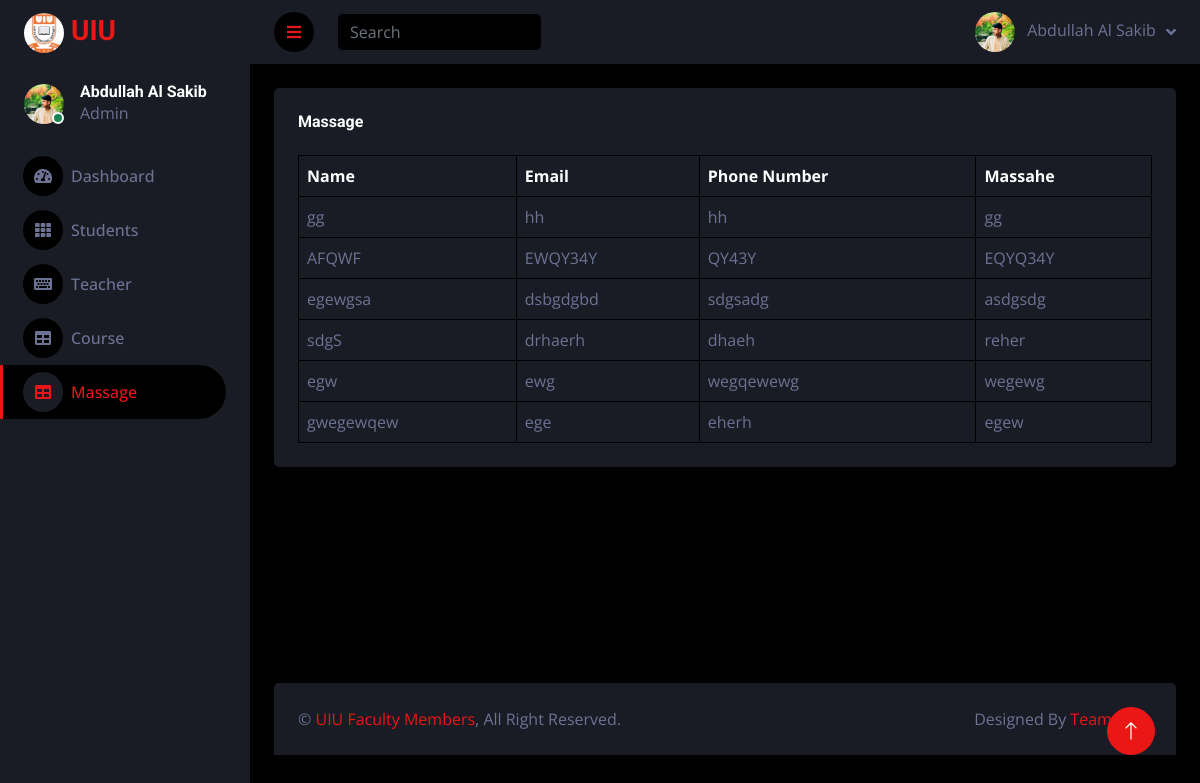
/adminpanal/massage.php (signed in), run on the app's committed database.
### tables this page shows
CREATE TABLE `contact` (
  `Id` int(11) NOT NULL AUTO_INCREMENT,
  `Name` varchar(100) NOT NULL,
  `Email` varchar(100) NOT NULL,
  `Phone_number` varchar(20) NOT NULL,
  `Comment` varchar(500) NOT NULL,
  PRIMARY KEY (`Id`)
);

### adminpanal/massage.php (the view, shortened to what this page needs)
<?php
include("db.php");
?>
<!DOCTYPE html>
<html lang="en">
<head>
    <link href="https://cdnjs.cloudflare.com/ajax/libs/font-awesome/5.10.0/css/all.min.css" rel="stylesheet">
    <link href="https://cdn.jsdelivr.net/npm/bootstrap-icons@1.4.1/font/bootstrap-icons.css" rel="stylesheet">
    <link href="lib/owlcarousel/assets/owl.carousel.min.css" rel="stylesheet">
    <link href="lib/tempusdominus/css/tempusdominus-bootstrap-4.min.css" rel="stylesheet" />
    <link href="css/bootstrap.min.css" rel="stylesheet">
    <link href="css/style.css" rel="stylesheet">
</head>
<body>
    <div class="container-fluid position-relative d-flex p-0">
        <div class="sidebar pe-4 pb-3">
            <nav class="navbar bg-secondary navbar-dark">
                <a href="index.php" class="navbar-brand mx-4 mb-3">
                    <h3 class="text-primary"><img class="rounded-circle" src="img/Logo_uiu.jpg" alt="" style="width: 40px; height: 40px;"></i> UIU</h3>
                </a>
                <div class="d-flex align-items-center ms-4 mb-4">
                    <div class="position-relative">
                        <img class="rounded-circle" src="img/sakib.jpg" alt="" style="width: 40px; height: 40px;">
                        <div class="bg-success rounded-circle border border-2 border-white position-absolute end-0 bottom-0 p-1"></div>
                    </div>
                    <div class="ms-3">
                        <h6 class="mb-0">Abdullah Al Sakib</h6>
                        <span>Admin</span>
                    </div>
                </div>
                <div class="navbar-nav w-100">
                    <a href="index.php" class="nav-item nav-link "><i class="fa fa-tachometer-alt me-2"></i>Dashboard</a>
                    <a href="student.php" class="nav-item nav-link"><i class="fa fa-th me-2"></i>Students</a>
                    <a href="teacher.php" class="nav-item nav-link"><i class="fa fa-keyboard me-2"></i>Teacher</a>
                    <a href="Course.php" class="nav-item nav-link"><i class="fa fa-table me-2"></i>Course</a>
                    <a href="massage.php" class="nav-item nav-link active"><i class="fa fa-table me-2"></i>Massage</a>
                </div>
            </nav>
        </div>
        <div class="content">
            <nav class="navbar navbar-expand bg-secondary navbar-dark sticky-top px-4 py-0">
                <a href="#" class="sidebar-toggler flex-shrink-0">
                    <i class="fa fa-bars"></i>
                </a>
                <form class="d-none d-md-flex ms-4">
                    <input class="form-control bg-dark border-0" type="search" placeholder="Search">
                </form>
                <div class="navbar-nav align-items-center ms-auto">
                    <div class="nav-item dropdown">
                        <div class="nav-item dropdown">
                            <a href="#" class="nav-link dropdown-toggle" data-bs-toggle="dropdown">
                                <img class="rounded-circle me-lg-2" src="img/sakib.jpg" alt="" style="width: 40px; height: 40px;">
                                <span class="d-none d-lg-inline-flex">Abdullah Al Sakib</span>
                            </a>
                        </div>
                    </div>
            </nav>
            <div class="container-fluid pt-4 px-4">
                <div class="bg-secondary text-center rounded p-4">
                    <div class="d-flex align-items-center justify-content-between mb-4">
                        <h6 class="mb-0">Massage</h6>
                    </div>
                    <div class="table-responsive">
                        <table class="table text-start align-middle table-bordered table-hover mb-0">
                            <thead>
                                <tr class="text-white">
                                    <th scope="col">Name</th>
                                    <th scope="col">Email</th>
                                    <th scope="col">Phone Number</th>
                                    <th scope="col">Massahe</th>
                                </tr>
                            </thead>
                            <?php
                            $sql = "SELECT *
                            FROM contact Order By id DESC ";
                            $result = mysqli_query($conn, $sql);
                            while ($row = mysqli_fetch_array($result)) {
                            ?>
                                <tbody>
                                    <tr>
                                        <td><?php echo $row['Name'] ?></td>
                                        <td><?php echo $row['Email'] ?></td>
                                        <td><?php echo $row['Phone_number'] ?></td>
                                        <td><?php echo $row['Comment'] ?></td>
                                    </tr>
                                <?php } ?>
                                </tbody>
                        </table>
                    </div>
                </div>
            </div>
            <br>
            <br>
            <br>
            <br>
            <br>
            <br>
            <br>
            <br>
            <div class="container-fluid pt-4 px-4">
                <div class="bg-secondary rounded-top p-4">
                    <div class="row">
                        <div class="col-12 col-sm-6 text-center text-sm-start">
                            &copy; <a href="#">UIU Faculty Members</a>, All Right Reserved.
                        </div>
                        <div class="col-12 col-sm-6 text-center text-sm-end">
                            Designed By <a href="">Team Echo</a>
                            <br>
                        </div>
                    </div>
                </div>
            </div>
        </div>
        <a href="#" class="btn btn-lg btn-primary btn-lg-square back-to-top"><i class="bi bi-arrow-up"></i></a>
    </div>
</body>
</html>

### adminpanal/css/style.css (style rules this page uses)
:root { --primary: #EB1616; --secondary: #191C24; --light: #6C7293; --dark: #000000; }
.back-to-top { position: fixed; display: none; right: 45px; bottom: 45px; z-index: 99; }
.btn { transition: .5s; }
.btn-lg-square { width: 48px; height: 48px; }
.btn-square, .btn-sm-square, .btn-lg-square { padding: 0; display: inline-flex; align-items: center; justify-content: center; font-weight: normal; border-radius: 50px; }
.sidebar { position: fixed; top: 0; left: 0; bottom: 0; width: 250px; height: 100vh; overflow-y: auto; background: var(--secondary); transition: 0.5s; z-index: 999; }
.content { margin-left: 250px; min-height: 100vh; background: var(--dark); transition: 0.5s; }
@media (min-width: 992px) { .sidebar { margin-left: 0; } }
@media (min-width: 992px) { .content { width: calc(100% - 250px); } }
.sidebar .navbar .navbar-nav .nav-link { padding: 7px 20px; color: var(--light); font-weight: 500; border-left: 3px solid var(--secondary); border-radius: 0 30px 30px 0; outline: none; }
.sidebar .navbar .navbar-nav .nav-link:hover, .sidebar .navbar .navbar-nav .nav-link.active { color: var(--primary); background: var(--dark); border-color: var(--primary); }
.sidebar .navbar .navbar-nav .nav-link i { width: 40px; height: 40px; display: inline-flex; align-items: center; justify-content: center; background: var(--dark); border-radius: 40px; }
.sidebar .navbar .navbar-nav .nav-link:hover i, .sidebar .navbar .navbar-nav .nav-link.active i { background: var(--secondary); }
.content .navbar .navbar-nav .nav-link { margin-left: 25px; padding: 12px 0; color: var(--light); outline: none; }
.content .navbar .sidebar-toggler, .content .navbar .navbar-nav .nav-link i { width: 40px; height: 40px; display: inline-flex; align-items: center; justify-content: center; background: var(--dark); border-radius: 40px; }
.content .navbar .dropdown-toggle::after { margin-left: 6px; vertical-align: middle; border: none; content: "\f107"; font-family: "Font Awesome 5 Free"; font-weight: 900; transition: .5s; }

### data on the page
contact: Name "gg", Email "hh", Phone_number "hh", Comment "gg"
contact: Name "AFQWF", Email "EWQY34Y", Phone_number "QY43Y", Comment "EQYQ34Y"
contact: Name "egewgsa", Email "dsbgdgbd", Phone_number "sdgsadg", Comment "asdgsdg"
contact: Name "sdgS", Email "drhaerh", Phone_number "dhaeh", Comment "reher"
contact: Name "egw", Email "ewg", Phone_number "wegqewewg", Comment "wegewg"
contact: Name "gwegewqew", Email "ege", Phone_number "eherh", Comment "egew"
